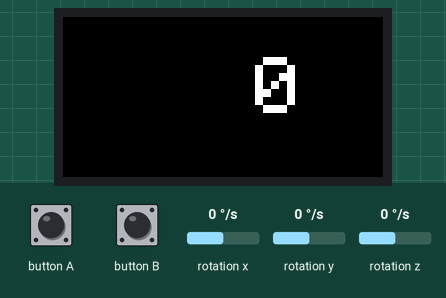
Bench run of a sketch on a simulated ESP32. Shown: 160×80 colour display. The test bench sets the inputs (shaded band); at power-on: rotation y 0 °/s, rotation x 0 °/s, rotation z 0 °/s. What the sketch prints to the serial monitor is not drawn.

Above: at 1.3 s.
1.4 s: button A pressed for 0.15 s
At 1.9 s:
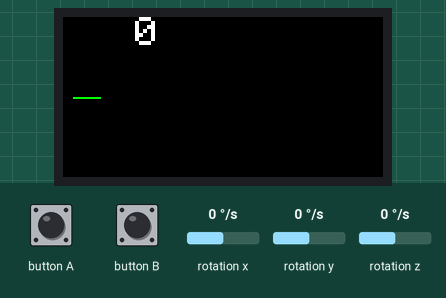
2.1 s: rotation y set to -2 °/s
At 2.51 s:
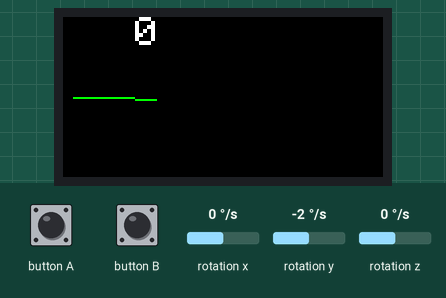
3.8 s: button B pressed for 0.15 s
At 5.4 s:
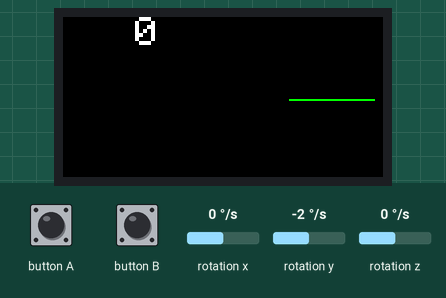
5.6 s: button B pressed for 1 s
At 6.4 s:
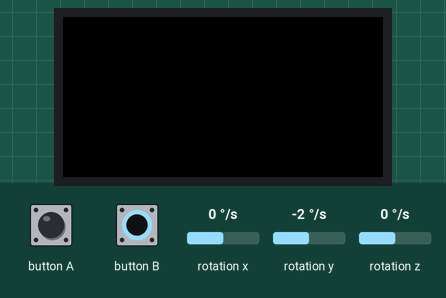
Timing chart, 0 to 8.6 s (numbered marks = the images above; inputs shaded):
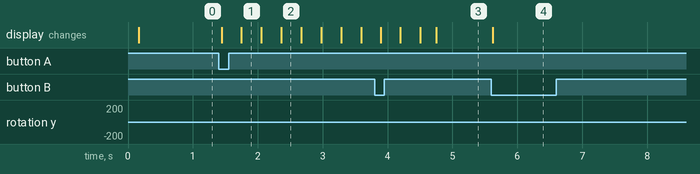

The sketch:

JumpCounter.ino
```cpp
#include <M5StickC.h>

#define UPPER_LIMIT 350.0  // jump up threshold
#define LOWER_LIMIT -400.0 // jump down threshold

#define SAMPLE_PERIOD 20   // sampling msec
#define SAMPLE_SIZE 150    // 20ms x150 = 3sec
#define X0 5               // chart horizontal start
#define MINZ -600          // chart vertical max
#define MAXZ  600          // chart vertical min

float gyroX = 0.0F;
float gyroY = 0.0F;
float gyroZ = 0.0F;
float gY[SAMPLE_SIZE];

int mode = 0;
uint16_t counter = 0;
int upcount = 0;
int gcounter = 0;

void setup() {
  M5.begin();
  Serial.begin(115200);
  M5.Axp.ScreenBreath(8);
  M5.Lcd.setRotation(3);
  M5.Lcd.fillScreen(BLACK);
  M5.IMU.Init();
}

void loop() {
  M5.update();
  // get gyro data
  M5.IMU.getGyroData(&gyroX, &gyroY, &gyroZ);
  Serial.printf("%6.2f\n", gyroY);

  // check jump up
  if (gyroY > UPPER_LIMIT) {
    upcount++;
  }
  // jump down and count
  if (gyroY < LOWER_LIMIT && upcount > 0) {
    upcount = 0;
    counter++;
  }

  // Display counter
  if (mode == 0) {
    M5.Lcd.setTextSize(4);
    M5.Lcd.setCursor(0, 20);
    M5.Lcd.printf(" %4d", counter);
  }
  // Draw glaph
  else if (mode == 1) {
    if (++gcounter > SAMPLE_SIZE) {
      gcounter = 0;
      M5.Lcd.fillScreen(BLACK);
    }
    else {
      gY[gcounter] = gyroY;
      int y0 = map((int)(gY[gcounter - 1]), MINZ, MAXZ, M5.Lcd.height(), 0);
      int y1 = map((int)(gY[gcounter]), MINZ, MAXZ, M5.Lcd.height(), 0);
      M5.Lcd.drawLine(gcounter - 1 + X0, y0, gcounter + X0, y1, GREEN);
      M5.Lcd.setTextSize(2);
      M5.Lcd.setCursor(0, 0);
      M5.Lcd.printf("%4d", counter);
    }
  }

  // BtnA change display mode
  if (M5.BtnA.wasPressed()) {
    mode = mode ? 0 : 1;
    M5.Lcd.fillScreen(BLACK);
  }
  // BtnB reset counter
  if (M5.BtnB.wasPressed()) {
    counter = 0;
    M5.Lcd.fillScreen(BLACK);
  }
  delay(SAMPLE_PERIOD);
}
```

Measured:
- after the input at 1.4 s, the display: first changes at once (image 1 shows a later state)
- after the input at 5.6 s, the display: changes at once (image 4)
